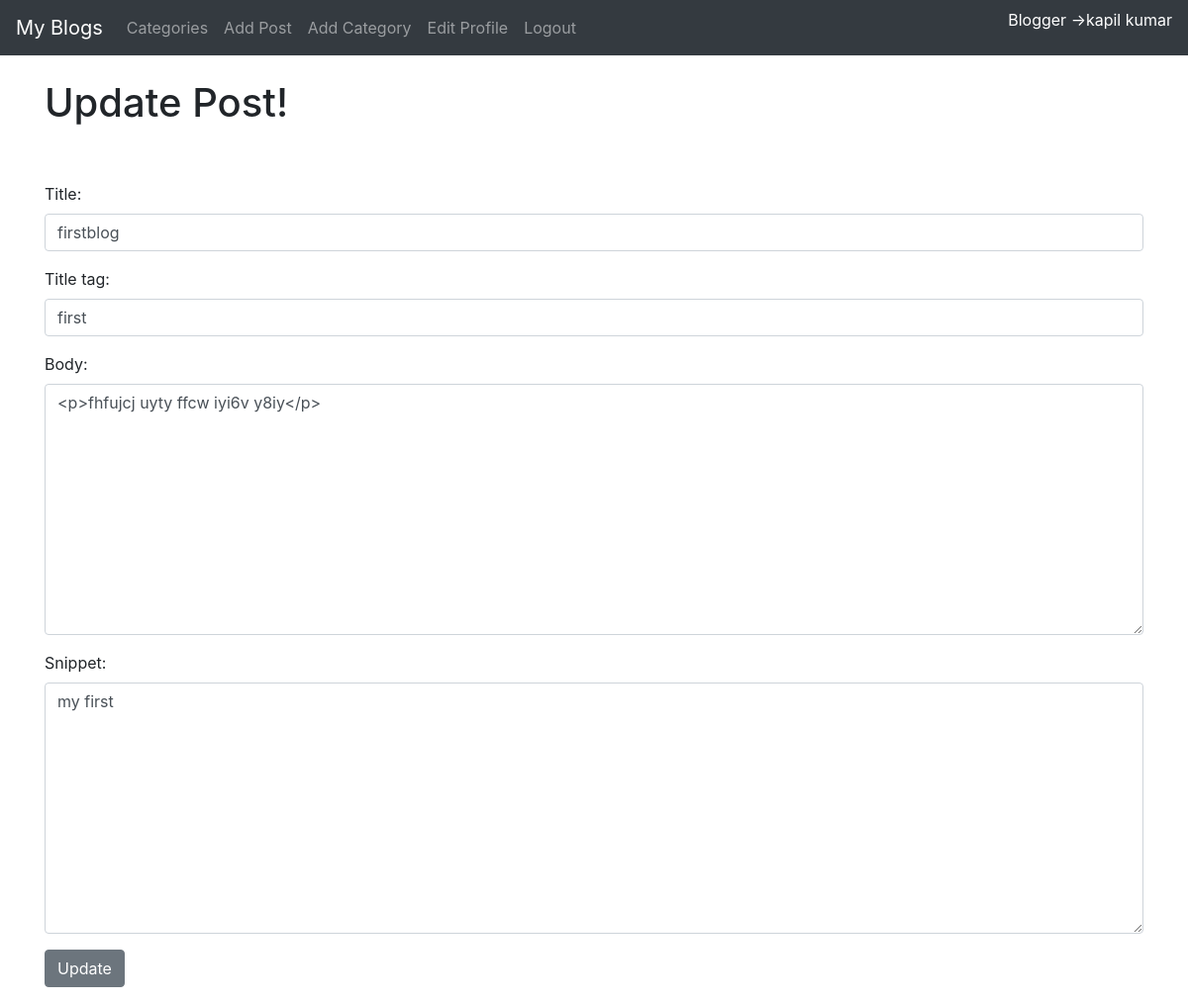
Screenshot of /article/edit/8 (signed in) with the database file from the repository.
### theblog/models.py (models this page shows, shortened)
class Post(models.Model):
	title=models.CharField(max_length=255)
	header_image=models.ImageField(null=True,blank=True, upload_to="images/")
	title_tag=models.CharField(max_length=255,default="MY BLOGS!")
	author=models.ForeignKey(User,on_delete=models.CASCADE)
	body=RichTextField(blank=True,null=True)
	post_date=models.DateField(auto_now_add=True)
	category=models.CharField(max_length=255,default='coding')
	snippet=models.CharField(max_length=255)
	likes=models.ManyToManyField(User,related_name='blog_posts')

### theblog/views.py (the view)
# urls.py: path('article/edit/<int:pk>', UpdatePostView.as_view(),name='update_post'),
class UpdatePostView(UpdateView):
	model=Post
	template_name='update_post.html'
	form_class=EditForm

### theblog/forms.py
class EditForm(forms.ModelForm):
	class Meta:
		model=Post
		fields=('title','title_tag','body','snippet')
		widgets={
			'title': forms.TextInput(attrs={'class': 'form-control','placeholder':'this is title placeholder Stuff'}),
			'title_tag': forms.TextInput(attrs={'class': 'form-control'}),
			'body': forms.Textarea(attrs={'class': 'form-control'}),
			'snippet': forms.Textarea(attrs={'class': 'form-control'}),
		}

### theblog/templates/update_post.html (shortened to what this page needs)
{% extends 'base.html' %}
{% block content %}
 {% if user.is_authenticated %}
 	{% if user.id == post.author.id %}
		<h1>Update Post!</h1>
		<br>
		<br>
		<div class="form-group">
		<form method="POST">
			{{ form.as_p}}
			<button class="btn btn-secondary">Update</button>
		</div>
	{% else %}
		you have to login if you want to login.............
	{% endif %}
{% else %}
	u can not update !!!!!!!!!!
{% endif %}
{% endblock %}

### theblog/templates/base.html (shortened to what this page needs)
<!doctype html>
<html lang="en">
  <head>
    <link rel="stylesheet" href="https://stackpath.bootstrapcdn.com/bootstrap/4.5.2/css/bootstrap.min.css">
  </head>
  <body>
    <nav class="navbar navbar-expand-lg navbar-dark bg-dark">
  <a class="navbar-brand" href="{% url 'home'%}">My Blogs</a>
  <div class="collapse navbar-collapse" id="navbarSupportedContent">
    <ul class="navbar-nav mr-auto">
      {% if cat_menu %}
      <li class="nav-item dropdown">
        <a class="nav-link dropdown-toggle" href="#" id="navbarDropdown" role="button" data-toggle="dropdown" aria-haspopup="true" aria-expanded="false">
        Categories
        </a>
        <div class="dropdown-menu" aria-labelledby="navbarDropdown">
          {% for item in cat_menu %}
            <a class="dropdown-item" href="{% url 'category' item|slugify %}">
            {{ item }}</a>
          {% endfor %}
        </div>
      </li>
      {% else %}
         <li class="nav-item">
               <a class="nav-link" href="{% url 'category-list' %}">Categories</a>
          </li>
      {% endif %}
      {% if user.is_authenticated %}
            <li class="nav-item">
               <a class="nav-link" href="{% url 'add_post' %}">Add Post</a>
            </li>
             <li class="nav-item">
               <a class="nav-link" href="{% url 'add_category' %}">Add Category</a>
            </li>
            <li class="nav-item">
                 <a class="nav-link" href="{% url 'edit_profile' %}">Edit Profile</a>
             </li>
             <li class="nav-item">
                 <a class="nav-link" href="{% url 'logout' %}">Logout</a>
             </li>
      {% endif %}
    </ul>
    {% if user.is_authenticated %}
     <ul class="navbar-nav ml-auto">
            <li class="nav-item">
                <p style="color:white"> Blogger ->{{ user.first_name }}  {{ user.last_name }}</p>
            </li>
      </ul>
    {% endif %}
  </div>
</nav>
  <br>
    <div class="container">
      {% block content %}
      {% endblock %}
    </div>
  </body>
</html>

### rows the page displays
Post: title "firstblog", title_tag "first", body "<p>fhfujcj uyty ffcw iyi6v y8iy</p>", snippet "my first"

### other values shown
{{ user.first_name }} "kapil"
{{ user.last_name }} "kumar"
